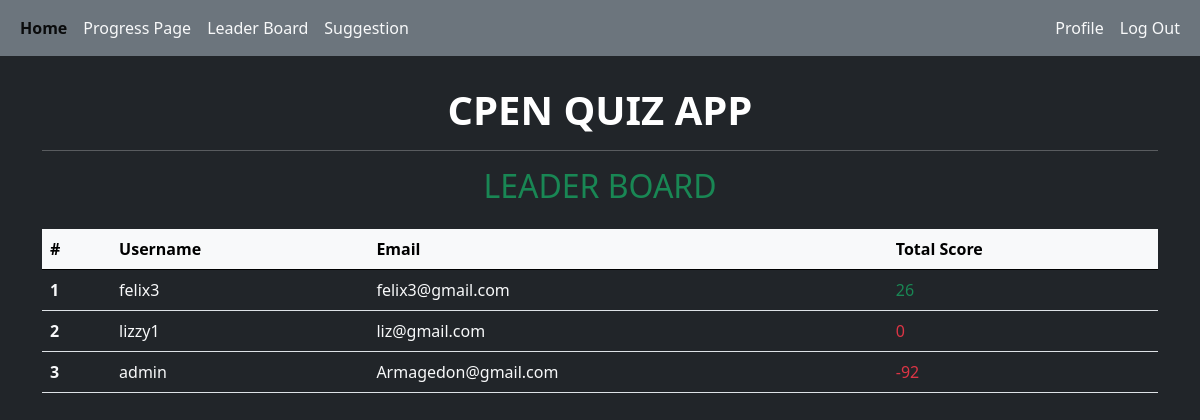
The page /leader (signed in) on the database its author committed.
### quizApp/models.py (models this page shows, shortened)
class Profile(models.Model):
    user = models.OneToOneField(User,on_delete = models.CASCADE)
    image = models.ImageField(default='default.jpg',upload_to='profile_pics')
    operate_score = models.IntegerField(default=0)
    programming_score = models.IntegerField(default=0)
    nummerical_score = models.IntegerField(default=0)
    architect_score = models.IntegerField(default=0)
    signals_score = models.IntegerField(default=0)
    networks_score = models.IntegerField(default=0)
    def get_total_score(self):
        return self.programming_score + self.operate_score + self.signals_score + self.networks_score + self.architect_score + self.nummerical_score

### quizApp/views.py (the view)
# urls.py: path('leader',views.leader,name='leader'),
@login_required
def leader(request):
    profiles = sorted(Profile.objects.all(), key= lambda obj: Profile.get_total_score(obj),reverse=True)
    all = []
    for index,profile in enumerate(profiles):
        index +=1
        all.append((index,profile))
    return render(request,'leader.html',{'profiles':all})

### templates/leader.html (shortened to what this page needs)
{% extends 'base.html'%}
{% load static %}
{%block content%}
<div class="container">
    <h2 class="text-success text-center mb-4">LEADER BOARD</h2>
<table class="table">
    <thead class="table-light">
        <tr>
            <th scope="col">#</th>
            <th scope="col">Username</th>
            <th scope="col">Email</th>
            <th scope="col">Total Score</th>
          </tr>
    </thead>
    <tbody class="table-group-divider text-light">
        {% for profile in profiles %}
        <tr>
            <th scope="row">{{profile.0}}</th>
            <td>{{profile.1.user.username}}</td>
            <td>{{profile.1.user.email}}</td>
            {% if profile.1.get_total_score > 0 %}
            <td class="text-success">{{profile.1.get_total_score}}</td>
            {% else %}
            <td class="text-danger">{{profile.1.get_total_score}}</td>
            {% endif %}
          </tr>
          {% endfor %}
    </tbody>
  </table>
</div>
{% endblock%}

### templates/base.html (style rules this page uses)
body { padding-top: 30px; }

### rows shown on the page
Profile: profile "1", user.username "felix3", user.email "felix3@gmail.com", programming_score+operate_score+signals_score "26"
Profile: profile "2", user.username "lizzy1", user.email "liz@gmail.com", programming_score+operate_score+signals_score "0"
Profile: profile "3", user.username "admin", user.email "Armagedon@gmail.com", programming_score+operate_score+signals_score "-92"
